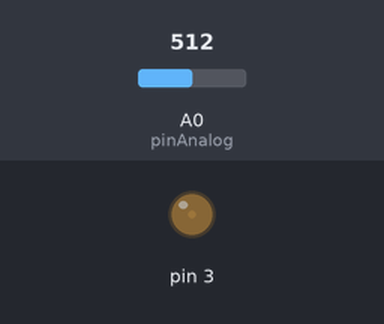
Bench run of a sketch on a simulated Arduino Uno, built with avr-gcc and run on an emulated ATmega328P. Shown: output pins drawn as LEDs (lit = HIGH). The inputs (shaded band) are chosen by the test bench; at power-on: A0 (pinAnalog) = 512. What the sketch prints to the serial monitor is not drawn.

Above: at 1.29 s.
1.3 s: A0 (pinAnalog) set to 90
At 6.76 s:
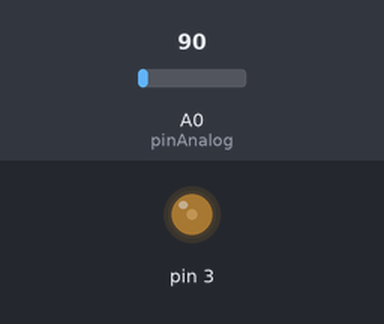
At 13.26 s:
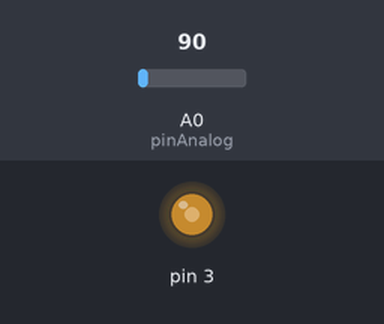
Timing chart, 0 to 21.3 s (numbered marks = the images above; inputs shaded):
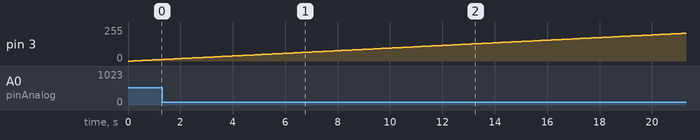

The sketch:

adc.ino
```cpp
uint8_t width=0;
int pinAnalog=A0;
int value=0;
uint32_t previousMillis=0;
void setup() {
  // put your0A=; setup code here, to run once:
Serial.begin(9600);
}

void loop() {
  // put your main code here, to run repeatedly:
  uint32_t currentMillis=millis();
  if(currentMillis-previousMillis>=100)
  {
    previousMillis=currentMillis;
    analogWrite(3,width);
    width++;
    }
  value=analogRead(pinAnalog);
  Serial.println(value);


}
```
